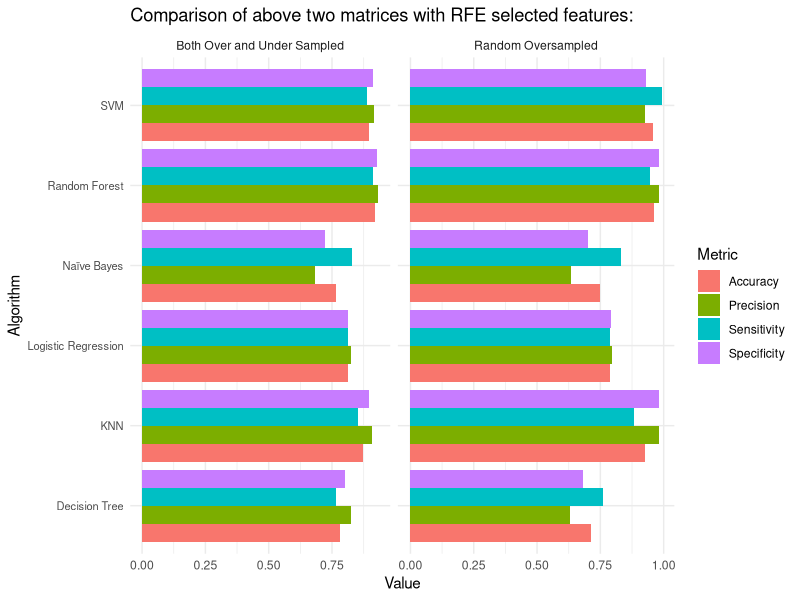

Write the R code that produced this figure.
# Load necessary libraries
library(ggplot2)
library(tidyr)


# Random oversampled data
random_data <- data.frame(
  Algorithm = c("Decision Tree", "Random Forest", "KNN", "Logistic Regression", "Naïve Bayes", "SVM"),
  Accuracy = c(0.713274336, 0.962831858, 0.925663717, 0.789380531, 0.750442478, 0.959292035),
  Sensitivity = c(0.759493671, 0.945945946, 0.883280757, 0.788194444, 0.830275229, 0.992481203),
  Precision = c(0.631578947, 0.98245614, 0.98245614, 0.796491228, 0.635087719, 0.926315789),
  Specificity = c(0.679878049, 0.981412639, 0.97983871, 0.790613718, 0.700288184, 0.929765886)
)

# Both over and under sampled data
both_data <- data.frame(
  Algorithm = c("Decision Tree", "Random Forest", "KNN", "Logistic Regression", "Naïve Bayes", "SVM"),
  Accuracy = c(0.782978723, 0.919148936, 0.872340426, 0.812765957, 0.765957447, 0.89787234),
  Sensitivity = c(0.76744186, 0.910569106, 0.8515625, 0.81147541, 0.828282828, 0.887096774),
  Precision = c(0.825, 0.933333333, 0.908333333, 0.825, 0.683333333, 0.916666667),
  Specificity = c(0.801886792, 0.928571429, 0.897196262, 0.814159292, 0.720588235, 0.90990991)
)

# Reshape the data for plotting
random_data_long <- gather(random_data, key = "Metric", value = "Value", -Algorithm)
both_data_long <- gather(both_data, key = "Metric", value = "Value", -Algorithm)

# Add a column to identify the dataset
random_data_long$Dataset <- "Random Oversampled"
both_data_long$Dataset <- "Both Over and Under Sampled"

# Combine both datasets
combined_data <- rbind(random_data_long, both_data_long)

# Plot the two-sided bar plot with aligned bars
plot <- ggplot(combined_data, aes(x = Value, y = Algorithm, fill = Metric)) +
  geom_bar(stat = "identity", position = position_dodge(width = 0.9), width = 0.9) +  # Adjust position and width
  facet_grid(. ~ Dataset, scales = "free_x", space = "free_x") +
  labs(title = "Comparison of above two matrices with RFE selected features: ",
       x = "Value",
       y = "Algorithm",
       fill = "Metric") +
  theme_minimal() +
  theme(axis.text.y = element_text(size=8))

# Print the plot
print(plot)


